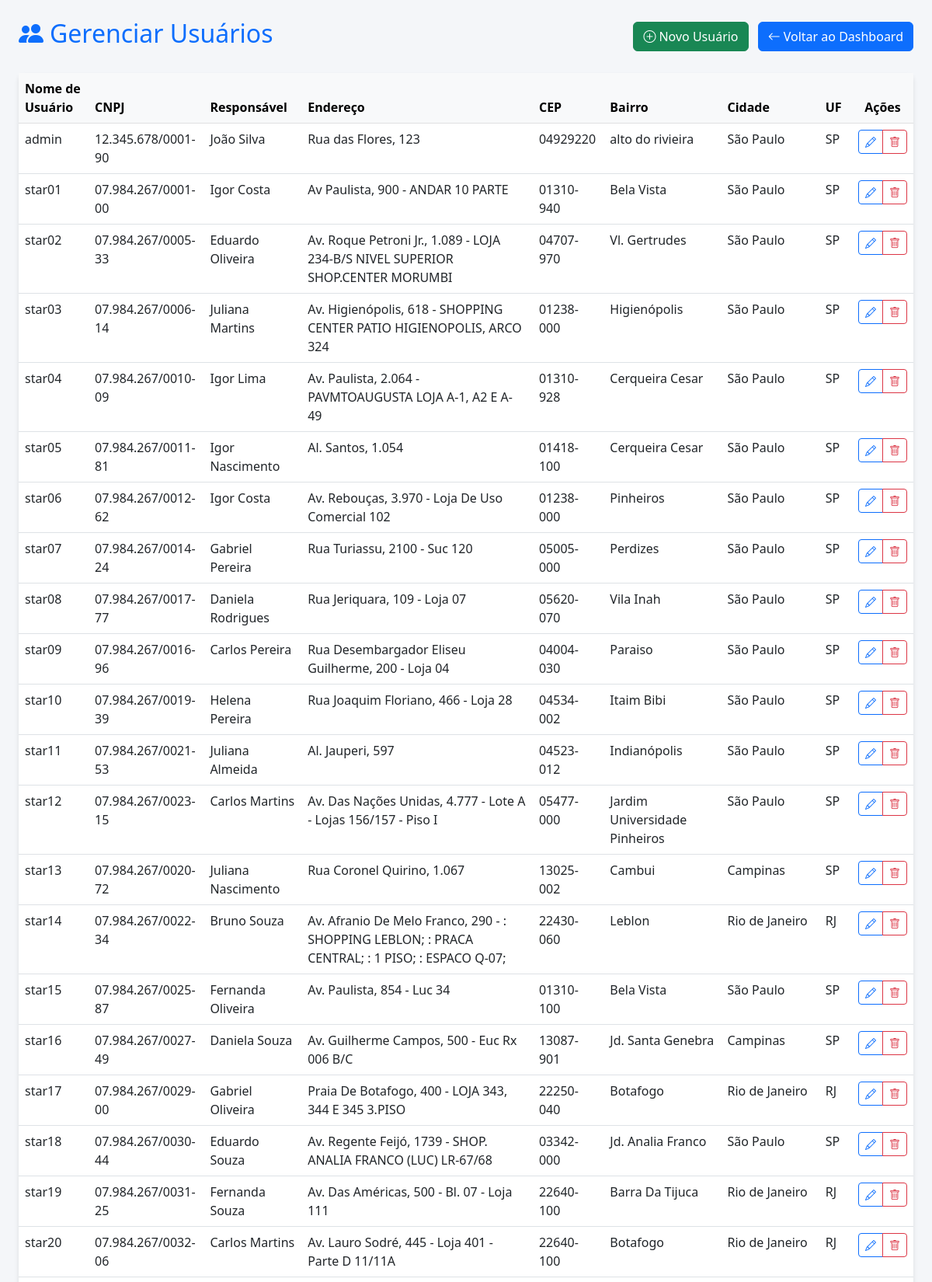
The app's page /pages/admin/usuarios.php (signed in, upper part) with its own data.
### tables this page shows
CREATE TABLE usuarios (
    id INT NOT NULL AUTO_INCREMENT PRIMARY KEY,
    username VARCHAR(255) NOT NULL,
    password VARCHAR(255) NOT NULL,
    tipo_usuario INT NOT NULL,
    cnpj VARCHAR(20),
    responsavel VARCHAR(255),
    endereco VARCHAR(255),
    cep VARCHAR(10),
    bairro VARCHAR(100),
    cidade VARCHAR(100),
    uf CHAR(2),
    FOREIGN KEY (tipo_usuario) REFERENCES tipo_usuario(id)
);

### pages/admin/usuarios.php (the view, shortened to what this page needs)
<?php
include '../../includes/db.php';
$sql = "SELECT * FROM usuarios";
$result = $conn->query($sql);
?>
<!DOCTYPE html>
<html lang="pt-BR">
<head>
    <link href="https://cdn.jsdelivr.net/npm/bootstrap@5.2.3/dist/css/bootstrap.min.css" rel="stylesheet">
    <link href="https://cdn.jsdelivr.net/npm/bootstrap-icons@1.10.0/font/bootstrap-icons.css" rel="stylesheet">
</head>
<body>
    <div class="container-fluid px-4 py-4">
        <div class="row mb-4 align-items-center">
            <div class="col-12 d-flex justify-content-between align-items-center">
                <h1 class="h2 text-primary">
                    <i class="bi bi-people-fill me-2"></i>Gerenciar Usuários
                </h1>
                <div>
                    <a href="cadastro_usuario.php" class="btn btn-success me-2">
                        <i class="bi bi-plus-circle me-1"></i>Novo Usuário
                    </a>
                    <a href="dashboard.php" class="btn btn-primary">
                        <i class="bi bi-arrow-left me-1"></i>Voltar ao Dashboard
                    </a>
                </div>
            </div>
        </div>
        <div class="card card-custom border-0">
            <div class="card-body p-0">
                <div class="table-responsive">
                    <table class="table table-hover mb-0">
                        <thead class="table-light">
                            <tr>
                                <th>Nome de Usuário</th>
                                <th>CNPJ</th>
                                <th>Responsável</th>
                                <th>Endereço</th>
                                <th>CEP</th>
                                <th>Bairro</th>
                                <th>Cidade</th>
                                <th>UF</th>
                                <th class="text-center">Ações</th>
                            </tr>
                        </thead>
                        <tbody>
                            <?php while ($row = $result->fetch_assoc()): ?>
                            <tr>
                                <td><?php echo htmlspecialchars($row['username']); ?></td>
                                <td><?php echo htmlspecialchars($row['cnpj']); ?></td>
                                <td><?php echo htmlspecialchars($row['responsavel']); ?></td>
                                <td><?php echo htmlspecialchars($row['endereco']); ?></td>
                                <td><?php echo htmlspecialchars($row['cep']); ?></td>
                                <td><?php echo htmlspecialchars($row['bairro']); ?></td>
                                <td><?php echo htmlspecialchars($row['cidade']); ?></td>
                                <td><?php echo htmlspecialchars($row['uf']); ?></td>
                                <td class="text-center">
                                    <div class="btn-group" role="group">
                                        <a href="editar_usuario.php?id=<?php echo $row['id']; ?>" class="btn btn-sm btn-outline-primary">
                                            <i class="bi bi-pencil"></i>
                                        </a>
                                        <button onclick="confirmDelete(<?php echo $row['id']; ?>)" class="btn btn-sm btn-outline-danger">
                                            <i class="bi bi-trash"></i>
                                        </button>
                                    </div>
                                </td>
                            </tr>
                            <?php endwhile; ?>
                        </tbody>
                    </table>
                </div>
            </div>
        </div>
    </div>
</body>
</html>

### pages/admin/usuarios.php (style rules this page uses)
body { background-color: #f4f6f9; }
.card-custom { box-shadow: 0 4px 6px rgba(0,0,0,0.1); }

### records on screen
usuarios: username "admin", cnpj "12.345.678/0001-90", responsavel "João Silva", endereco "Rua das Flores, 123", cep "04929220", bairro "alto do rivieira", cidade "São Paulo", uf "SP"
usuarios: username "star01", cnpj "07.984.267/0001-00", responsavel "Igor Costa", endereco "Av Paulista, 900 - ANDAR 10 PARTE", cep "01310-940", bairro "Bela Vista", cidade "São Paulo", uf "SP"
usuarios: username "star02", cnpj "07.984.267/0005-33", responsavel "Eduardo Oliveira", endereco "Av. Roque Petroni Jr., 1.089 - LOJA 234-B/S NIVEL SUPERIOR SHOP.CENTER MORUMBI", cep "04707-970", bairro "Vl. Gertrudes", cidade "São Paulo", uf "SP"
usuarios: username "star03", cnpj "07.984.267/0006-14", responsavel "Juliana Martins", endereco "Av. Higienópolis, 618 - SHOPPING CENTER PATIO HIGIENOPOLIS, ARCO 324", cep "01238-000", bairro "Higienópolis", cidade "São Paulo", uf "SP"
usuarios: username "star04", cnpj "07.984.267/0010-09", responsavel "Igor Lima", endereco "Av. Paulista, 2.064 - PAVMTOAUGUSTA LOJA A-1, A2 E A-49", cep "01310-928", bairro "Cerqueira Cesar", cidade "São Paulo", uf "SP"
usuarios: username "star05", cnpj "07.984.267/0011-81", responsavel "Igor Nascimento", endereco "Al. Santos, 1.054", cep "01418-100", bairro "Cerqueira Cesar", cidade "São Paulo", uf "SP"
usuarios: username "star06", cnpj "07.984.267/0012-62", responsavel "Igor Costa", endereco "Av. Rebouças, 3.970 - Loja De Uso Comercial 102", cep "01238-000", bairro "Pinheiros", cidade "São Paulo", uf "SP"
usuarios: username "star07", cnpj "07.984.267/0014-24", responsavel "Gabriel Pereira", endereco "Rua Turiassu, 2100 - Suc 120", cep "05005-000", bairro "Perdizes", cidade "São Paulo", uf "SP"
usuarios: username "star08", cnpj "07.984.267/0017-77", responsavel "Daniela Rodrigues", endereco "Rua Jeriquara, 109 - Loja 07", cep "05620-070", bairro "Vila Inah", cidade "São Paulo", uf "SP"
usuarios: username "star09", cnpj "07.984.267/0016-96", responsavel "Carlos Pereira", endereco "Rua Desembargador Eliseu Guilherme, 200 - Loja 04", cep "04004-030", bairro "Paraiso", cidade "São Paulo", uf "SP"
usuarios: username "star10", cnpj "07.984.267/0019-39", responsavel "Helena Pereira", endereco "Rua Joaquim Floriano, 466 - Loja 28", cep "04534-002", bairro "Itaim Bibi", cidade "São Paulo", uf "SP"
usuarios: username "star11", cnpj "07.984.267/0021-53", responsavel "Juliana Almeida", endereco "Al. Jauperi, 597", cep "04523-012", bairro "Indianópolis", cidade "São Paulo", uf "SP"
usuarios: username "star12", cnpj "07.984.267/0023-15", responsavel "Carlos Martins", endereco "Av. Das Nações Unidas, 4.777 - Lote A - Lojas 156/157 - Piso I", cep "05477-000", bairro "Jardim Universidade Pinheiros", cidade "São Paulo", uf "SP"
usuarios: username "star13", cnpj "07.984.267/0020-72", responsavel "Juliana Nascimento", endereco "Rua Coronel Quirino, 1.067", cep "13025-002", bairro "Cambui", cidade "Campinas", uf "SP"
usuarios: username "star14", cnpj "07.984.267/0022-34", responsavel "Bruno Souza", endereco "Av. Afranio De Melo Franco, 290 - : SHOPPING LEBLON; : PRACA CENTRAL; : 1 PISO; : ESPACO Q-07;", cep "22430-060", bairro "Leblon", cidade "Rio de Janeiro", uf "RJ"
usuarios: username "star15", cnpj "07.984.267/0025-87", responsavel "Fernanda Oliveira", endereco "Av. Paulista, 854 - Luc 34", cep "01310-100", bairro "Bela Vista", cidade "São Paulo", uf "SP"
usuarios: username "star16", cnpj "07.984.267/0027-49", responsavel "Daniela Souza", endereco "Av. Guilherme Campos, 500 - Euc Rx 006 B/C", cep "13087-901", bairro "Jd. Santa Genebra", cidade "Campinas", uf "SP"
usuarios: username "star17", cnpj "07.984.267/0029-00", responsavel "Gabriel Oliveira", endereco "Praia De Botafogo, 400 - LOJA 343, 344 E 345 3.PISO", cep "22250-040", bairro "Botafogo", cidade "Rio de Janeiro", uf "RJ"
usuarios: username "star18", cnpj "07.984.267/0030-44", responsavel "Eduardo Souza", endereco "Av. Regente Feijó, 1739 - SHOP. ANALIA FRANCO (LUC) LR-67/68", cep "03342-000", bairro "Jd. Analia Franco", cidade "São Paulo", uf "SP"
usuarios: username "star19", cnpj "07.984.267/0031-25", responsavel "Fernanda Souza", endereco "Av. Das Américas, 500 - Bl. 07 - Loja 111", cep "22640-100", bairro "Barra Da Tijuca", cidade "Rio de Janeiro", uf "RJ"
usuarios: username "star20", cnpj "07.984.267/0032-06", responsavel "Carlos Martins", endereco "Av. Lauro Sodré, 445 - Loja 401 - Parte D 11/11A", cep "22640-100", bairro "Botafogo", cidade "Rio de Janeiro", uf "RJ"
